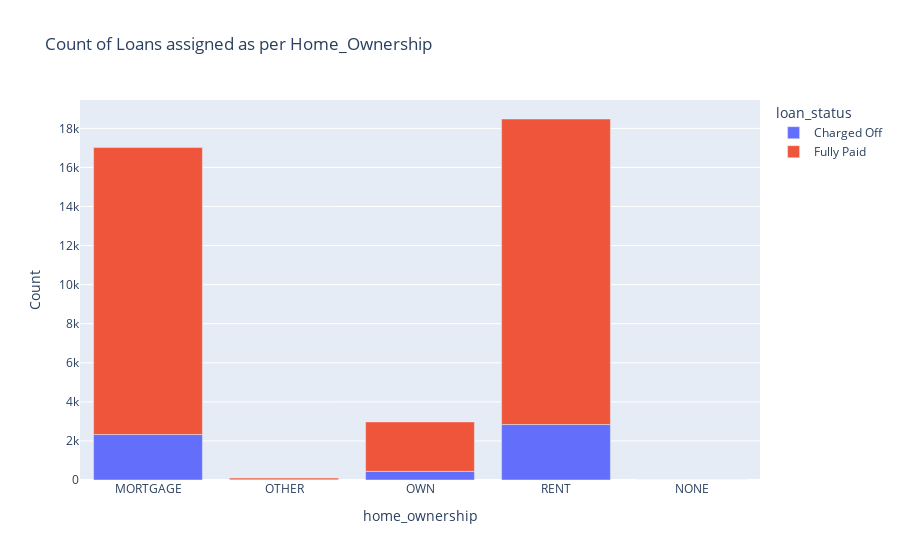

Notebook source saved alongside this figure:
### Code cell
df = data[['home_ownership','loan_status','id']].groupby(['home_ownership','loan_status'], as_index=False).count()
df.rename(columns={'id':'Count'}, inplace=True)
fig = px.bar(df, x="home_ownership", y="Count", color="loan_status", title='Count of Loans assigned as per Home_Ownership')
fig.show()

### Figure 1 — Plotly figure (JSON) as saved in the notebook; plotly's stock layout.template omitted (floating-point values rounded to 4 significant figures)
{"data": [{"alignmentgroup": "True", "hovertemplate": "loan_status=Charged Off<br>home_ownership=%{x}<br>Count=%{y}<extra></extra>", "legendgroup": "Charged Off", "marker": {"color": "#636efa", "pattern": {"shape": ""}}, "name": "Charged Off", "offsetgroup": "Charged Off", "orientation": "v", "showlegend": true, "textposition": "auto", "type": "bar", "x": ["MORTGAGE", "OTHER", "OWN", "RENT"], "xaxis": "x", "y": [2327, 18, 443, 2839], "yaxis": "y"}, {"alignmentgroup": "True", "hovertemplate": "loan_status=Fully Paid<br>home_ownership=%{x}<br>Count=%{y}<extra></extra>", "legendgroup": "Fully Paid", "marker": {"color": "#EF553B", "pattern": {"shape": ""}}, "name": "Fully Paid", "offsetgroup": "Fully Paid", "orientation": "v", "showlegend": true, "textposition": "auto", "type": "bar", "x": ["MORTGAGE", "NONE", "OTHER", "OWN", "RENT"], "xaxis": "x", "y": [14694, 3, 80, 2532, 15641], "yaxis": "y"}], "layout": {"barmode": "relative", "legend": {"title": {"text": "loan_status"}, "tracegroupgap": 0}, "title": {"text": "Count of Loans assigned as per Home_Ownership"}, "xaxis": {"anchor": "y", "domain": [0, 1], "title": {"text": "home_ownership"}}, "yaxis": {"anchor": "x", "domain": [0, 1], "title": {"text": "Count"}}}}
